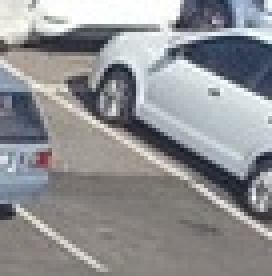
#> input picture ImageCropper/sample/occupied/spot_0.jpg, 68 x 69 px, given in place of uswits_msl04.png, which was not available (shown 4 times larger)
$ python ImageScale.py
#> lines starting #> are read from the running program, lines starting #| are printed output that depends on the picture
import cv2
import Details as D
import os

def strong_imageScale(image,width,shouldPrint):
    #This function scales the picture to a width of "width" and then scales the height to keep the aspect ratio. if shouldPrint=1 it will print the picture
    h, w = image.shape[:2]

    scaleFactor= w/width
    resized_image = cv2.resize(image, (width, int(h/scaleFactor)))
    if shouldPrint==1:
        cv2.imwrite('resized.jpeg', resized_image)
    return resized_image


def weak_imageScale(image, width, height, shouldPrint,name):
    #This function scales a picture to a fixed width/height, But it doesn't maintain aspect ratio. If shouldPrint=1 it will print the picture
    resized_image = cv2.resize(image, (width, height))
    if shouldPrint == 1:
        cv2.imwrite(name, resized_image)
    return resized_image

pathname=os.getcwd()
testimage = cv2.imread(os.path.join(pathname,"WitsImages","uswits_msl04.png"))
#> testimage is the input picture: shape (69, 68, 3); mean B, G, R 147.3, 145.1, 144.2
resize = weak_imageScale(testimage,600,450,1,os.path.join(pathname,"WitsImages","wits_msl04.png"))
#> in weak_imageScale, `resized_image = cv2.resize(image, (width, height))`:
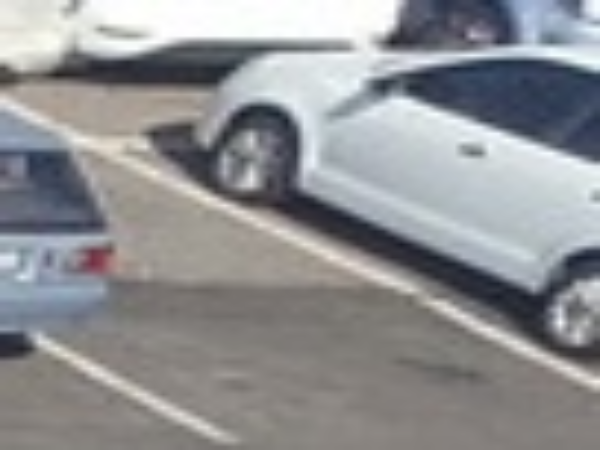
#> resized_image: shape (450, 600, 3); mean B, G, R 147.2, 145, 144.1

$ run again, on ImageCropper/sample/occupied/spot_1.jpg
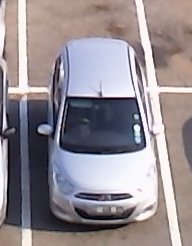
#> input picture ImageCropper/sample/occupied/spot_1.jpg, 192 x 246 px, given in place of uswits_msl04.png, which was not available
#> testimage is the input picture: shape (246, 192, 3); mean B, G, R 145.6, 140, 147.7
#> in weak_imageScale, `resized_image = cv2.resize(image, (width, height))`:
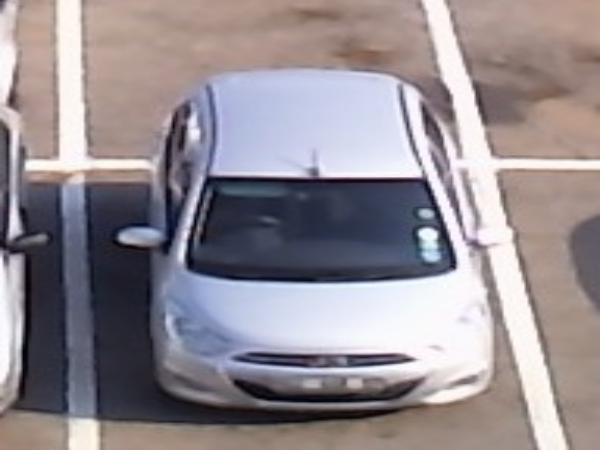
#> resized_image: shape (450, 600, 3); mean B, G, R 145.5, 139.9, 147.6
